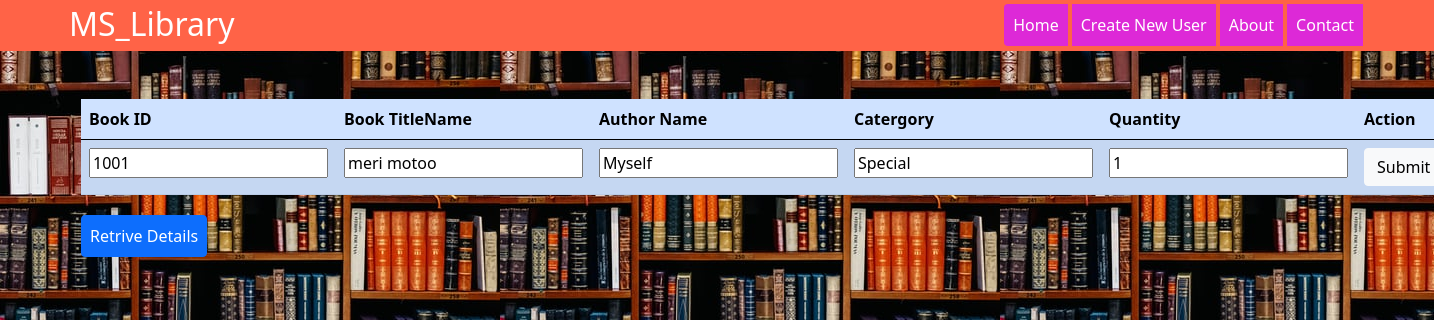
The app's page /updatebook/1001 with its own data.
### HomeProfile/models.py (models this page shows, shortened)
class Book_Record(models.Model):
    Book_Id = models.IntegerField(primary_key=True)
    Book_Title = models.CharField(max_length=50, null=True, blank=True)
    Author_Name = models.CharField(max_length=30 ,default='Not available', null=True, blank=True)
    Catergory = models.CharField(max_length=40 , default='', null=True, blank=True)
    Quantity= models.IntegerField(default='')

### HomeProfile/views.py (the view)
# urls.py: path('updatebook/<slug:pk>', Update.as_view(), name="updatebookdata"),
class Update(UpdateView):
    stud =Book_Record.objects.all()
    model = Book_Record #model
    fields = ['Book_Id','Book_Title','Author_Name','Catergory','Quantity'] # fields / if you want to select all fields, use "__all__"
    template_name = 'Update_data.html'# templete for updating
    success_url="/viewbook"

### HomeProfile/Templates/Update_data.html (shortened to what this page needs)
{% extends 'Base_file.html' %}
{% block body %}
<div class="container">
<table class="table table-primary table-striped">
<thead>
    <tr>
      <th scope="col">Book ID</th>
      <th scope="col">Book TitleName</th>
      <th scope="col">Author Name</th>
      <th scope="col">Catergory</th>
      <th scope="col">Quantity</th>
      <th scope="col">Action</th>
    </tr>
  </thead>
  <tbody>
    <tr>
       <form method="post" action="" class="d-inline">
      <td>{{form.Book_Id}} </td>
      <td>{{form.Book_Title}}</td>
      <td>{{form.Author_Name}}</td>
      <td>{{form.Catergory}}</td>
      <td>{{form.Quantity}}</td>
      <td>
      <input type="submit" class="btn btn-light" value="Submit" >
      </td>
         </form>
    </tr>
    </tbody>
</table >
<a href="" class="btn p-2 mt-1 btn-primary">Retrive Details</a>
</div>
{% endblock body %}

### records on screen
Book_Record: Book_Id "1001", Book_Title "meri motoo", Author_Name "Myself", Catergory "Special", Quantity "1"
